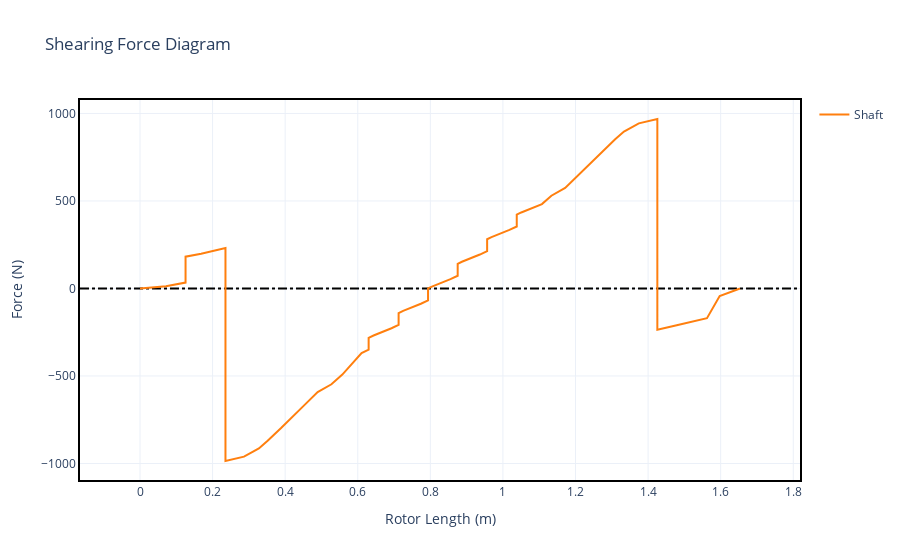

Here is the notebook cell this chart was saved with:
### Markdown cell above
#### Plotting shearing force diagram

### Code cell
static.plot_shearing_force()
